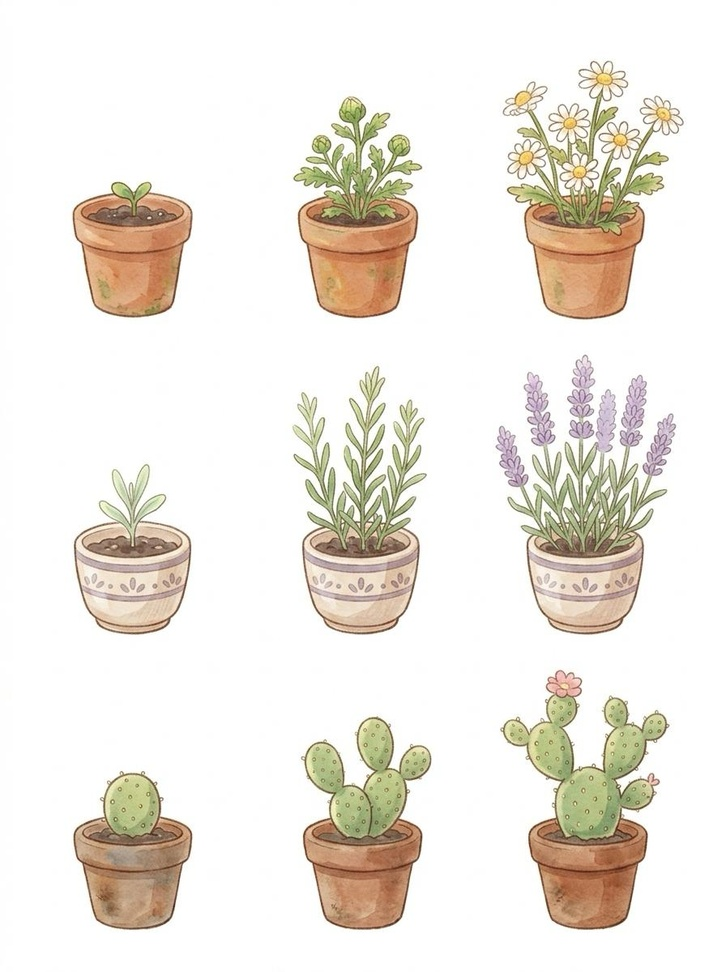
#> input picture src/plants.jpg, 726 x 972 px, shrunk from 896 x 1200 before the run, found by its file name
$ python cut_plants.py ../src/plants.jpg
#> lines starting #> are read from the running program, lines starting #| are printed output that depends on the picture; after the words box and inside, x2 and y2 are one past the last pixel; in counts of white or black regions, pixels touching at a corner belong together
"""Cut the 6 props of src/plants.jpg (white background) into transparent PNGs in assets/."""
import cv2, numpy as np, sys
from PIL import Image
G = sys.argv[1]
img = cv2.imread(f'{G}/src/plants.jpg')
#> img is the input picture: shape (972, 726, 3); mean B, G, R 225, 233, 238.2
h, w = img.shape[:2]
#> h = 972; w = 726
bg = np.median(np.concatenate([img[:5].reshape(-1,3), img[-5:].reshape(-1,3)]), axis=0)
#> bg = [255, 255, 255]
dist = np.linalg.norm(img.astype(float) - bg, axis=2)
near = (dist < 18).astype(np.uint8)
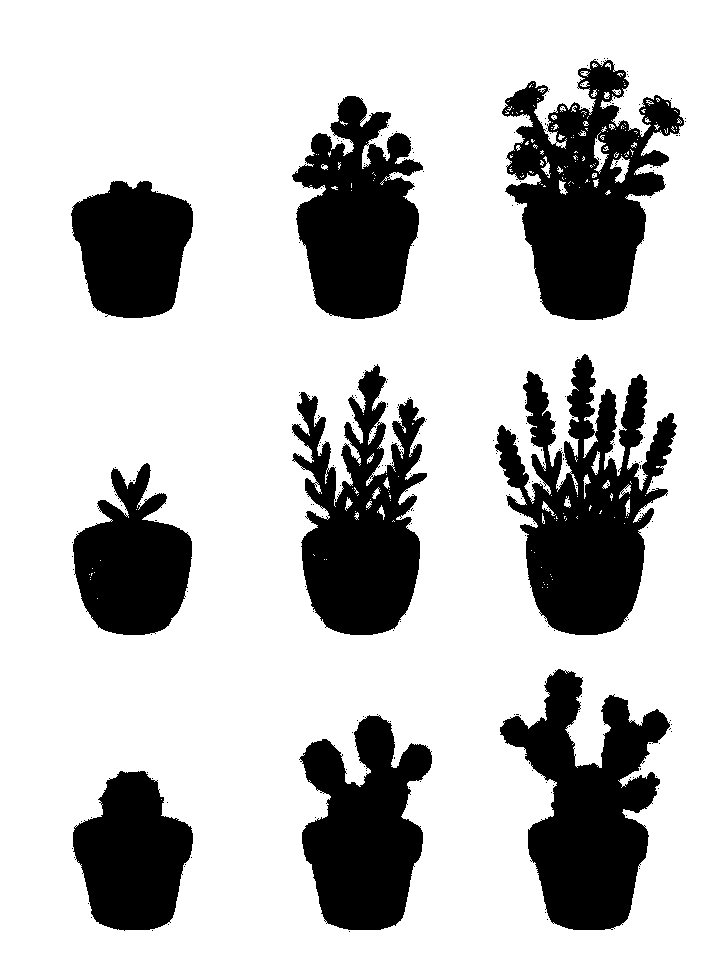
#> near: shape (972, 726); values 0 (black) and 1 (white), 75.5% white; 262 black regions (253 under 20 px), largest, box (x1, y1, x2, y2) and area: (495, 354, 677, 635) 26314, (502, 59, 684, 320) 25378, (500, 669, 670, 930) 23173
# background = near-bg pixels connected to the border
n, lab = cv2.connectedComponents(near, connectivity=4)
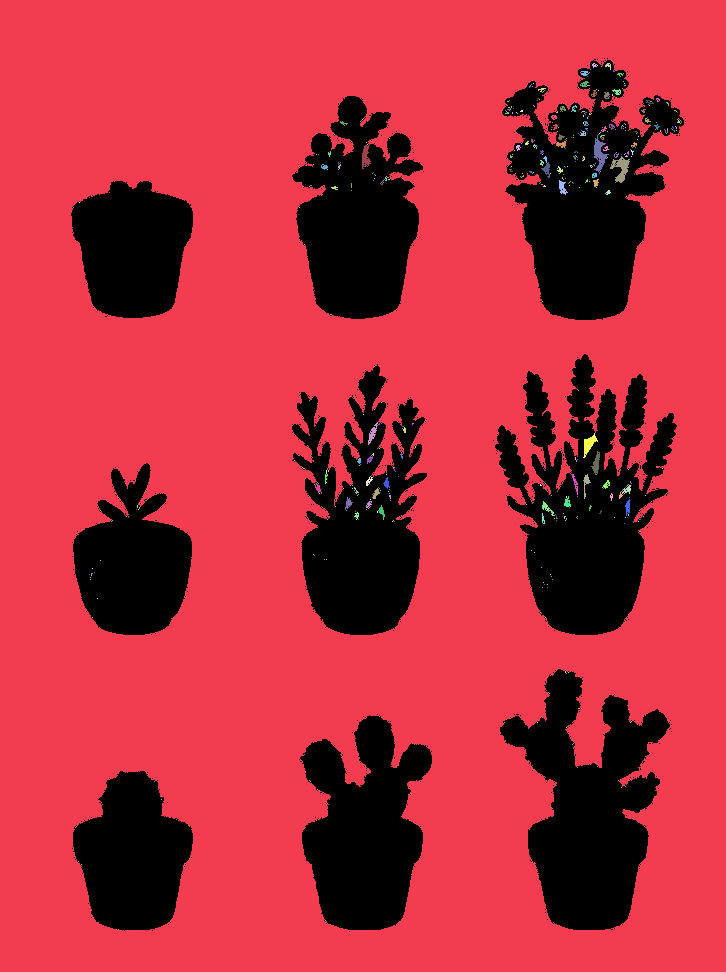
#> lab: shape (972, 726) int32; 579 distinct labels, from 0 to 578; one colour per label, 0 black
#> n = 579
border = set(np.unique(np.concatenate([lab[0], lab[-1], lab[:, 0], lab[:, -1]]))) - {0}
#> border = 1 item
bgmask = np.isin(lab, list(border))
#> bgmask: shape (972, 726) bool; 75% white; 237 black regions (228 under 20 px), largest, box (x1, y1, x2, y2) and area: (495, 354, 677, 635) 27099, (502, 59, 684, 320) 27083, (500, 669, 670, 930) 23201
fg = (~bgmask).astype(np.uint8)
fg = cv2.morphologyEx(fg, cv2.MORPH_OPEN, np.ones((3, 3), np.uint8))
#> fg: shape (972, 726); values 0 (black) and 1 (white), 24.8% white; 9 white regions, largest, box (x1, y1, x2, y2) and area: (502, 60, 684, 320) 26961, (495, 355, 676, 635) 26934, (500, 669, 670, 930) 23080
# soft edge: alpha from distance to bg near the border of the mask
alpha = fg.astype(float)
edge = cv2.dilate(fg, np.ones((5, 5), np.uint8)) - cv2.erode(fg, np.ones((5, 5), np.uint8))
#> edge: shape (972, 726); values 0 (black) and 1 (white), 6.8% white; 9 white regions, largest, box (x1, y1, x2, y2) and area: (493, 353, 678, 637) 10625, (290, 364, 429, 637) 8360, (500, 58, 686, 322) 7037
soft = np.clip((dist - 6) / 30, 0, 1)
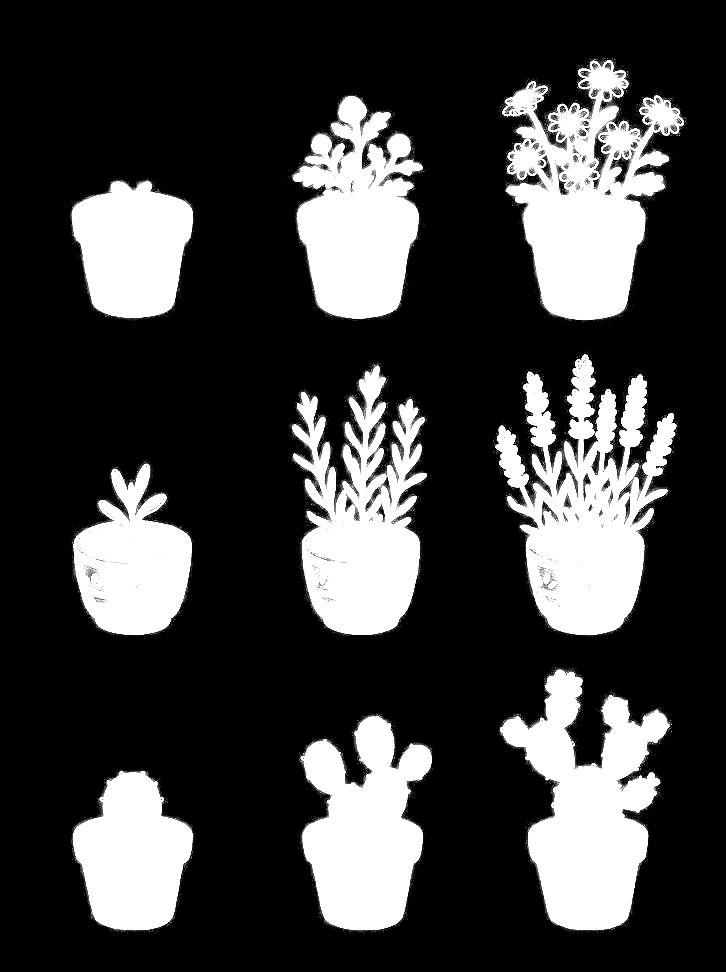
#> soft: shape (972, 726) float64; min 0, max 1, mean 0.246
alpha = np.where(edge > 0, np.maximum(alpha * soft, 0), alpha)
alpha = (alpha * 255).astype(np.uint8)
names = [['daisy0', 'daisy1', 'daisy2'], ['lavender0', 'lavender1', 'lavender2'], ['cactus0', 'cactus1', 'cactus2']]
rgba = np.dstack([cv2.cvtColor(img, cv2.COLOR_BGR2RGB), alpha])
for r in range(3):
    for c in range(3):
        y0, y1 = r * h // 3, (r + 1) * h // 3
        x0, x1 = c * w // 3, (c + 1) * w // 3
        a = alpha[y0:y1, x0:x1]
        ys, xs = np.where(a > 20)
        cy0, cy1, cx0, cx1 = ys.min(), ys.max() + 1, xs.min(), xs.max() + 1
        crop = rgba[y0 + cy0:y0 + cy1, x0 + cx0:x0 + cx1]
        Image.fromarray(crop).save(f'{G}/assets/{names[r][c]}.png')
        print(names[r][c], crop.shape[1], 'x', crop.shape[0])
#> this loop made 3 passes
#> pass 1, `Image.fromarray(crop).save(f'{G}/assets/{names[r][c]}.png')`:
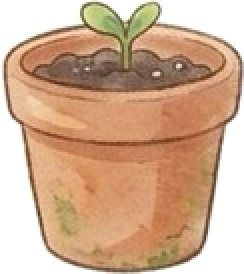
#> saved as daisy0.png: PIL image 122x137 RGBA (shown 2 times larger); mean R, G, B, A 207.9, 172, 143.3, 191.8; transparent parts drawn white
#> pass 1, `Image.fromarray(crop).save(f'{G}/assets/{names[r][c]}.png')`:
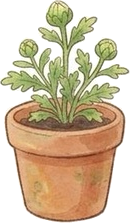
#> saved as daisy1.png: PIL image 130x223 RGBA; mean R, G, B, A 208.8, 190, 160.8, 166.9; transparent parts drawn white
#> pass 1, `Image.fromarray(crop).save(f'{G}/assets/{names[r][c]}.png')`:
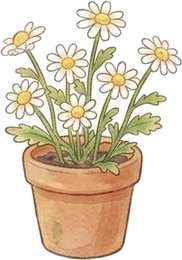
#> saved as daisy2.png: PIL image 182x260 RGBA; mean R, G, B, A 223.3, 209.8, 188.6, 143.6; transparent parts drawn white
#> after the loop:
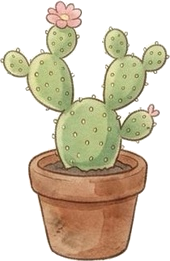
#> crop: shape (261, 170, 4); mean R, G, B, A 213.5, 203.3, 182.1, 131.4; transparent parts drawn white

$ run again, with src/animals.jpg copied over src/plants.jpg
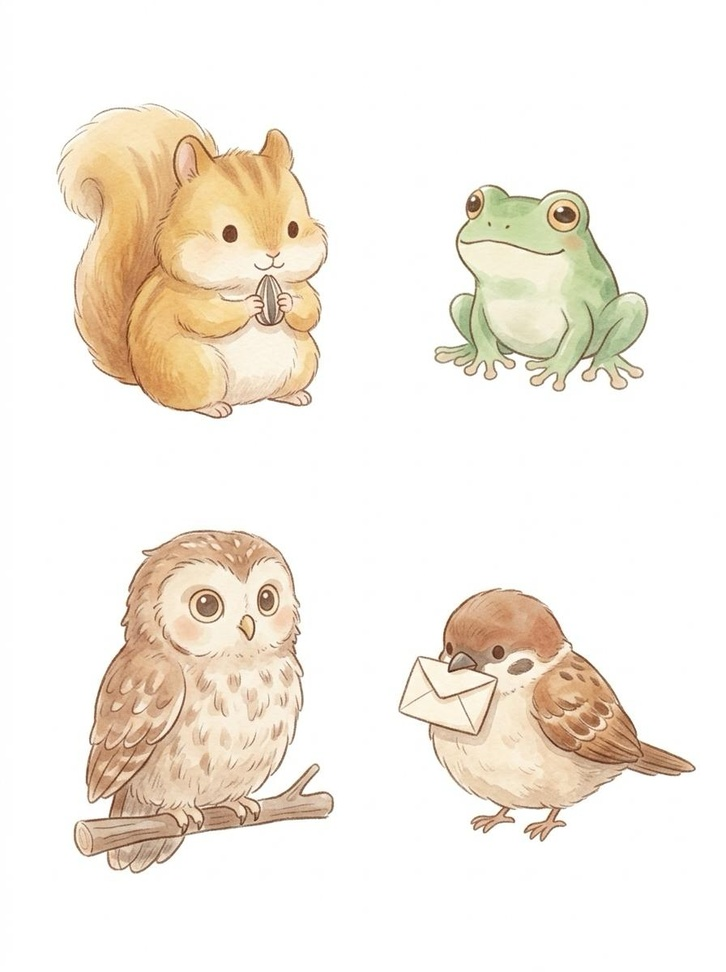
#> input picture src/animals.jpg, 726 x 972 px, shrunk from 896 x 1200 before the run, found by its file name
#> img is the input picture: shape (972, 726, 3); mean B, G, R 228.2, 237.8, 244.8
#> bg = [255, 255, 255]
#> near: shape (972, 726); values 0 (black) and 1 (white), 72.6% white; 78 black regions (74 under 20 px), largest, box (x1, y1, x2, y2) and area: (55, 103, 329, 421) 65582, (73, 529, 335, 875) 59241, (398, 587, 696, 842) 38570, (433, 184, 649, 392) 29679
#> `n, lab = cv2.connectedComponents(near, connectivity=4)`:
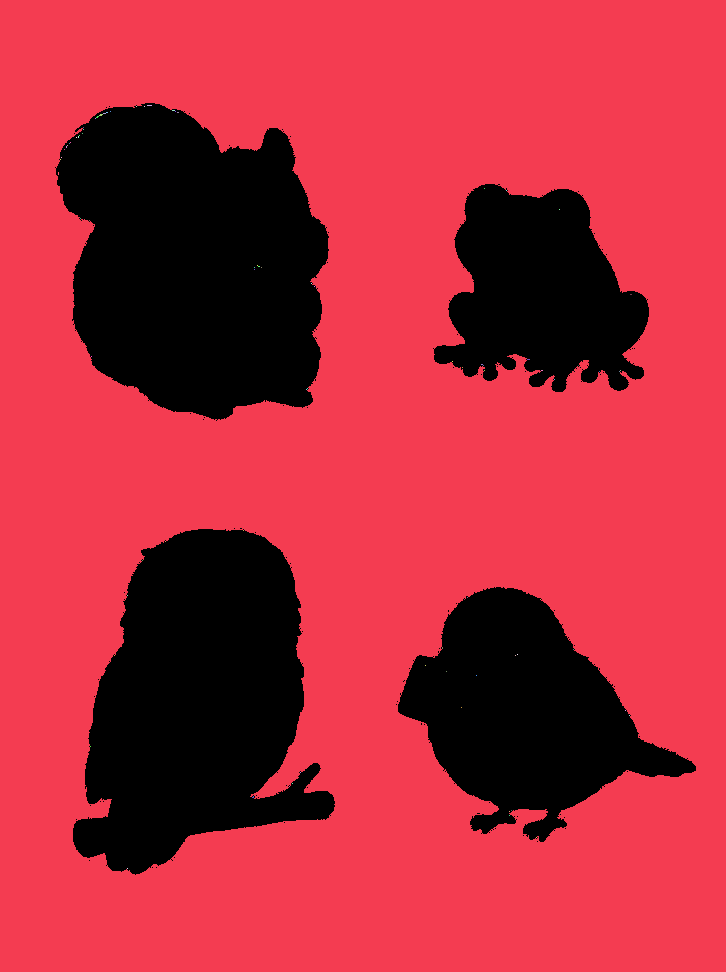
#> lab: shape (972, 726) int32; 84 distinct labels, from 0 to 83; one colour per label, 0 black
#> n = 84
#> border = 1 item
#> bgmask: shape (972, 726) bool; 72.6% white; 78 black regions (74 under 20 px), largest, box (x1, y1, x2, y2) and area: (55, 103, 329, 421) 65643, (73, 529, 335, 875) 59254, (398, 587, 696, 842) 38588, (433, 184, 649, 392) 29700
#> edge: shape (972, 726); values 0 (black) and 1 (white), 3.1% white; 4 white regions, box (x1, y1, x2, y2) and area: (71, 527, 337, 876) 6256, (54, 101, 330, 421) 5443, (396, 585, 698, 844) 5329, (432, 182, 651, 394) 5180
#> after the loop `for r in range(3):`:
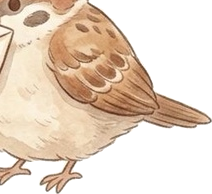
#> crop: shape (194, 212, 4); mean R, G, B, A 230.3, 212.5, 195.4, 145.7; transparent parts drawn white
